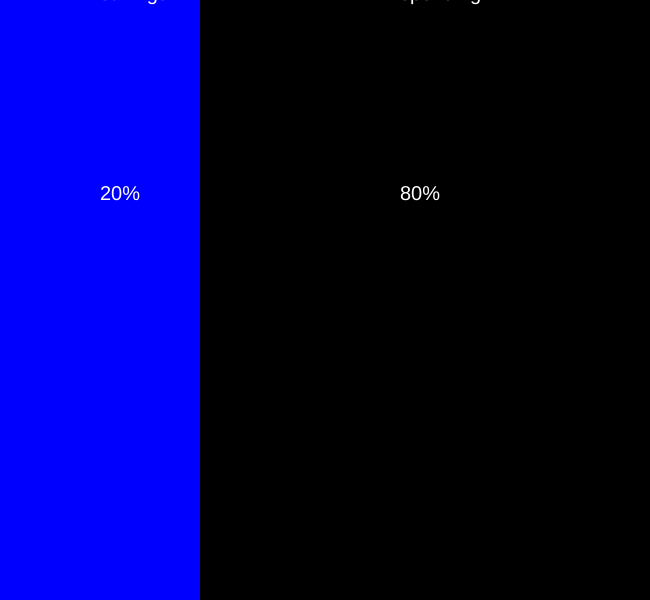
Frame 1 (no input)
Frame 60 (no input): identical to frame 1, image omitted
Frame 120 (the mouse pressed at the canvas centre since frame 60): identical to frame 1, image omitted

The p5.js sketch that drew this single still picture (run headless with seeded random() and noise() and a simulated clock; from frame 60 on, the mouse is pressed at the canvas centre):

// p5.js sketch
// ── sketch.js
var slider;

function setup(){
    createCanvas(650,600);

    slider = createSlider(0, 100, 0);
}

function draw(){
    background(0);
    
    fill(0,0, 255);
    noStroke();
    rect(0,0,200,600);
    
    
    textSize(20);
    fill(255);
    text('savings', 100,slider.value());
    text('spending', 400, slider.value())

    text('80%', 400, 200);
    text('20%', 100, 200);


    
}
